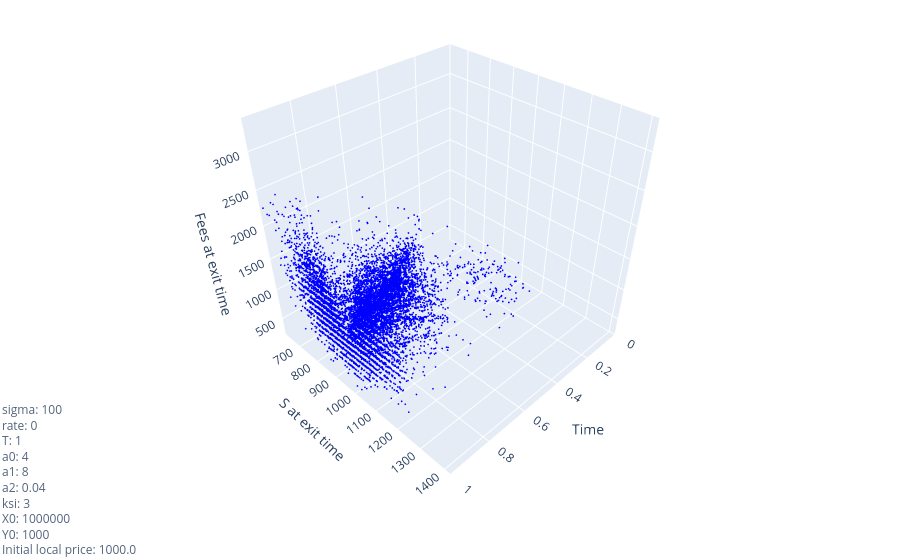

Notebook code cell kept with this figure:
### Code cell
x = t_[np.arange(params_grid['n_paths']), res_LS['stopping_time']]       
y = external_mid_price_S_LS[np.arange(params_grid['n_paths']), res_LS['stopping_time']] #- asset_Z[np.arange(params_grid['n_paths']), res_LS['stopping_time']]
z = fees_R[np.arange(params_grid['n_paths']), res_LS['stopping_time']] 

# Plotting the results in 3D
fig = go.Figure(data=go.Scatter3d(
    x=x,       
    y=y,       
    z=z, 
    mode='markers',
    line=dict(color='blue'),
    marker=dict(size=1)
))

fig.update_layout(
    scene=dict(
        xaxis_title='Time',
        yaxis_title='S at exit time',
        zaxis_title='Fees at exit time',
        xaxis=dict(range=[0, params_glob['T']]),
    ),
    scene_camera=dict(
        eye=dict(x=1.5, y=1.5, z=1.5),
        center=dict(x=0, y=0, z=-0.2) 
    ),
    margin=dict(l=0, r=0, t=0, b=0)
)

params_text = (
    f"sigma: {input_params['sigma']}<br>"
    f"rate: {input_params['rate']}<br>"
    f"T: {input_params['T']}<br>"
    f"a0: {input_params['a0']}<br>"
    f"a1: {input_params['a1']}<br>"
    f"a2: {input_params['a2']}<br>"
    f"ksi: {input_params['ksi']}<br>"
    f"X0: {input_params['X0']}<br>"
    f"Y0: {input_params['Y0']}<br>"
    f"Initial local price: {input_params['X0']/input_params['Y0']}<br>"
)

fig.add_annotation(
    text=params_text,
    xref="paper", yref="paper",
    align="left",
    showarrow=False,
    x=0, y=0,                       
    font=dict(size=12),
    opacity=0.8
)

fig.show()

### Figure 1 — Plotly figure (JSON) as saved in the notebook; plotly's stock layout.template omitted (floating-point values rounded to 4 significant figures; data arrays with more than 128 entries replaced by an {"elided": "..."} marker saying what was removed)
{"data": [{"line": {"color": "blue"}, "marker": {"size": 1}, "mode": "markers", "type": "scatter3d", "x": {"elided": "10000 float values"}, "y": {"elided": "10000 float values"}, "z": {"elided": "10000 float values"}}], "layout": {"annotations": [{"align": "left", "font": {"size": 12}, "opacity": 0.8, "showarrow": false, "text": "sigma: 100<br>rate: 0<br>T: 1<br>a0: 4<br>a1: 8<br>a2: 0.04<br>ksi: 3<br>X0: 1000000<br>Y0: 1000<br>Initial local price: 1000.0<br>", "x": 0, "xref": "paper", "y": 0, "yref": "paper"}], "margin": {"b": 0, "l": 0, "r": 0, "t": 0}, "scene": {"camera": {"center": {"x": 0, "y": 0, "z": -0.2}, "eye": {"x": 1.5, "y": 1.5, "z": 1.5}}, "xaxis": {"range": [0, 1], "title": {"text": "Time"}}, "yaxis": {"title": {"text": "S at exit time"}}, "zaxis": {"title": {"text": "Fees at exit time"}}}}}
